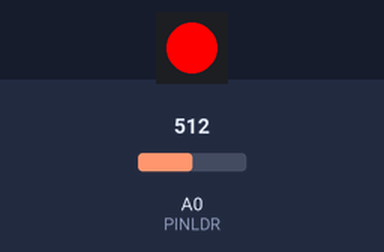
A sketch run on a simulated Arduino Uno, built with avr-gcc and run on an emulated ATmega328P. On the bench: 1 RGB LEDs in strip order, left to right. The test bench sets the inputs (shaded band); at power-on: A0 (PINLDR) = 512. What the sketch prints to the serial monitor is not drawn.

Above: at 0.1 s.
At 13.1 s:
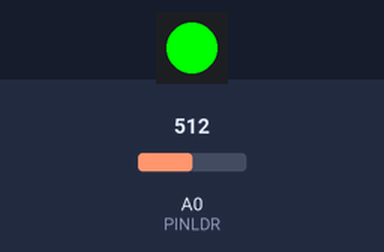
At 26.1 s:
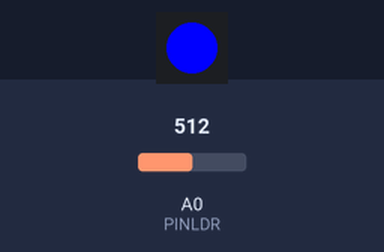
At 27.6 s:
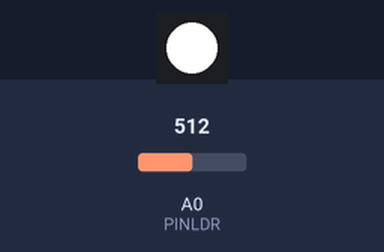
Timing chart, 0 to 29.1 s (numbered marks = the images above):
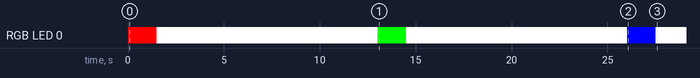

The sketch:

color_detector.ino
```cpp
// (licence header left out)
#include <Adafruit_NeoPixel.h>	//	Bibilioteca para usar o NeoPixel

//  Declarando pinos
#define NUMLEDS 1
#define PINNP 3
#define PINLDR A0

//  Iniciando NeoPixel
Adafruit_NeoPixel led = Adafruit_NeoPixel(NUMLEDS, PINNP, NEO_GRB + NEO_KHZ800);	//	Troquei o RGB por GRB, pois, queria que a cor Vermelha viesse primeiro

//  Declarando variáveis
int leitura   = 0;
int minR      = 2000, maxR = 0;
int minG      = 2000, maxG = 0;
int minB      = 2000, maxB = 0;

void setup() {
  //	Preparando sensores
  led.begin();
  led.show();
  Serial.begin(9600);

  //	Calibrando cores no início
  calibraRed();		//  Calibra a cor Vermelha
  calibraGreen();	//  Calibra a cor Verde
  calibraBlue();	//  Calibra a cor Azul
}

void loop() {
  //	Iniciando leitura
  leitura = analogRead(PINLDR);	//  Realiza uma leitura do LDR

  Serial.println(leitura); //  Imprime a leitura do LDR no Monitor Serial

  //	Detectando cores
  if (leitura < maxR && leitura > minR) { //  Verifica se a leitura está dentro dos limites de cor vermelha
    Serial.println("Vermelho"); //  Se sim, imprime "Vermelho" no Monitor Serial
  } else if (leitura < maxG && leitura > minG) {  //  Verifica se a leitura está dentro dos limites de cor verde
    Serial.println("Verde");  //  Se sim, imprime "Verde" no Monitor Serial
  } else if (leitura < maxB && leitura > minB) {  //  Verifica se a leitura está dentro dos limites de cor azul
    Serial.println("Azul"); //  Se sim, imprime "Azul" no Monitor Serial
  }

  delay(500);
}

void calibraRed() {
  //Calibrando Vermelho
  led.setPixelColor(0, 255, 0, 0); //	Indicando que a cor Vermelho será calibrada
  led.show();
  delay(1500);
  led.setPixelColor(0, 255, 255, 255);
  led.show();
  calibraLDR(minR, maxR);
  delay(1500);
}

void calibraGreen() {
  //Calibrando Verde
  led.setPixelColor(0, 0, 255, 0); //	Indicando que a cor Verde será calibrada
  led.show();
  delay(1500);
  led.setPixelColor(0, 255, 255, 255);
  led.show();
  calibraLDR(minG, maxG);
  delay(1500);
}

void calibraBlue() {
  //Calibrando Azul
  led.setPixelColor(0, 0, 0, 255); //	Indicando que a cor Azul será calibrada
  led.show();
  delay(1500);
  led.setPixelColor(0, 255, 255, 255);
  led.show();
  calibraLDR(minB, maxB);
  delay(1500);
}

//  Função para calibrar o LDR
void calibraLDR(int &minVal, int &maxVal) {
  //  Inicializa os valores mínimos e máximos com os limites máximos possíveis
  minVal = 2000;
  maxVal = 0;

  //  Loop para realizar várias leituras do LDR e calibrar os valores mínimos e máximos de uma forma mais precisa possível
  for (int i = 0; i < 100; i++) {
    leitura = analogRead(PINLDR); //  Realiza uma leitura do LDR

    //  Atualiza o valor mínimo se a leitura atual for menor do que o valor mínimo atual
    if (leitura < minVal) {
      minVal = leitura;
    }
    //  Atualiza o valor máximo se a leitura atual for maior do que o valor máximo atual
    if (leitura > maxVal) {
      maxVal = leitura;
    }

    delay(100);
  }
}
```
